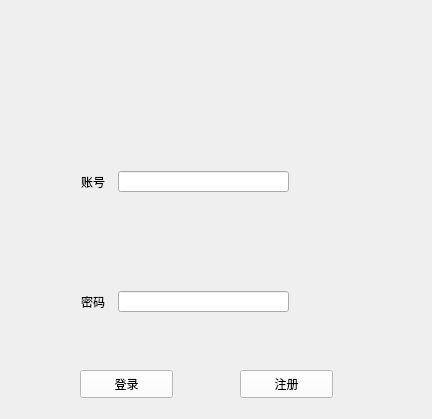
<?xml version="1.0" encoding="UTF-8"?>
<ui version="4.0">
 <class>login</class>
 <widget class="QWidget" name="login">
  <property name="geometry">
   <rect>
    <x>0</x>
    <y>0</y>
    <width>432</width>
    <height>419</height>
   </rect>
  </property>
  <property name="windowTitle">
   <string>Form</string>
  </property>
  <property name="styleSheet">
   <string notr="true"/>
  </property>
  <widget class="QPushButton" name="btninto">
   <property name="geometry">
    <rect>
     <x>80</x>
     <y>370</y>
     <width>93</width>
     <height>28</height>
    </rect>
   </property>
   <property name="styleSheet">
    <string notr="true">font: 9pt &quot;Segoe Script&quot;;
background-color: rgb(255, 255, 255);
</string>
   </property>
   <property name="text">
    <string>登录</string>
   </property>
  </widget>
  <widget class="QWidget" name="layoutWidget">
   <property name="geometry">
    <rect>
     <x>80</x>
     <y>260</y>
     <width>210</width>
     <height>23</height>
    </rect>
   </property>
   <layout class="QHBoxLayout" name="horizontalLayout"/>
  </widget>
  <widget class="QWidget" name="layoutWidget">
   <property name="geometry">
    <rect>
     <x>80</x>
     <y>140</y>
     <width>210</width>
     <height>23</height>
    </rect>
   </property>
   <layout class="QHBoxLayout" name="horizontalLayout_2"/>
  </widget>
  <widget class="QPushButton" name="pzc">
   <property name="geometry">
    <rect>
     <x>240</x>
     <y>370</y>
     <width>93</width>
     <height>28</height>
    </rect>
   </property>
   <property name="styleSheet">
    <string notr="true">background-color: rgb(255, 255, 255);
font: 9pt &quot;Segoe Script&quot;;</string>
   </property>
   <property name="text">
    <string>注册</string>
   </property>
  </widget>
  <widget class="QWidget" name="widget" native="true">
   <property name="geometry">
    <rect>
     <x>0</x>
     <y>0</y>
     <width>431</width>
     <height>411</height>
    </rect>
   </property>
   <property name="styleSheet">
    <string notr="true">border-image: url(:/黄蓉.png);</string>
   </property>
  </widget>
  <widget class="QLineEdit" name="line1">
   <property name="geometry">
    <rect>
     <x>118</x>
     <y>171</y>
     <width>171</width>
     <height>21</height>
    </rect>
   </property>
   <property name="styleSheet">
    <string notr="true">selection-color: qconicalgradient(cx:0.5, cy:0.5, angle:0, stop:0 rgba(35, 40, 3, 255), stop:0.16 rgba(136, 106, 22, 255), stop:0.225 rgba(166, 140, 41, 255), stop:0.285 rgba(204, 181, 74, 255), stop:0.345 rgba(235, 219, 102, 255), stop:0.415 rgba(245, 236, 112, 255), stop:0.52 rgba(209, 190, 76, 255), stop:0.57 rgba(187, 156, 51, 255), stop:0.635 rgba(168, 142, 42, 255), stop:0.695 rgba(202, 174, 68, 255), stop:0.75 rgba(218, 202, 86, 255), stop:0.815 rgba(208, 187, 73, 255), stop:0.88 rgba(187, 156, 51, 255), stop:0.935 rgba(137, 108, 26, 255), stop:1 rgba(35, 40, 3, 255));</string>
   </property>
  </widget>
  <widget class="QLineEdit" name="line2">
   <property name="geometry">
    <rect>
     <x>118</x>
     <y>291</y>
     <width>171</width>
     <height>21</height>
    </rect>
   </property>
   <property name="styleSheet">
    <string notr="true">selection-color: qconicalgradient(cx:0.5, cy:0.5, angle:0, stop:0 rgba(35, 40, 3, 255), stop:0.16 rgba(136, 106, 22, 255), stop:0.225 rgba(166, 140, 41, 255), stop:0.285 rgba(204, 181, 74, 255), stop:0.345 rgba(235, 219, 102, 255), stop:0.415 rgba(245, 236, 112, 255), stop:0.52 rgba(209, 190, 76, 255), stop:0.57 rgba(187, 156, 51, 255), stop:0.635 rgba(168, 142, 42, 255), stop:0.695 rgba(202, 174, 68, 255), stop:0.75 rgba(218, 202, 86, 255), stop:0.815 rgba(208, 187, 73, 255), stop:0.88 rgba(187, 156, 51, 255), stop:0.935 rgba(137, 108, 26, 255), stop:1 rgba(35, 40, 3, 255));</string>
   </property>
  </widget>
  <widget class="QLabel" name="label_2">
   <property name="geometry">
    <rect>
     <x>81</x>
     <y>291</y>
     <width>30</width>
     <height>21</height>
    </rect>
   </property>
   <property name="text">
    <string>密码</string>
   </property>
  </widget>
  <widget class="QLabel" name="label">
   <property name="geometry">
    <rect>
     <x>81</x>
     <y>171</y>
     <width>30</width>
     <height>21</height>
    </rect>
   </property>
   <property name="text">
    <string>账号</string>
   </property>
  </widget>
  <zorder>widget</zorder>
  <zorder>btninto</zorder>
  <zorder>layoutWidget</zorder>
  <zorder>layoutWidget</zorder>
  <zorder>pzc</zorder>
  <zorder>line1</zorder>
  <zorder>line2</zorder>
  <zorder>label_2</zorder>
  <zorder>label</zorder>
 </widget>
 <resources/>
 <connections/>
</ui>
